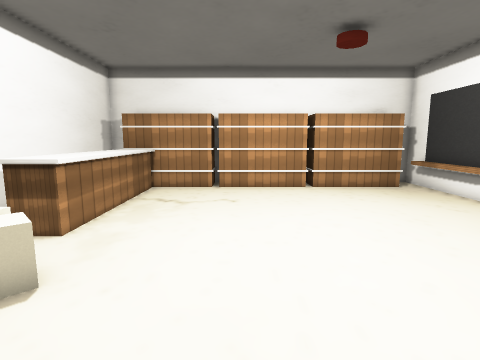
View 1 (above)

12 first-person views from a walk through a level from a Godot 3-D game. The camera is 1.3 m above the floor, tilts 8° down and sees 80° across. The floor is counted in squares, 0.5 m on a side. Each view is taken from the middle of a square. On the plan, view 1 faces up. The plan holds only what a view shows up to about 19 squares ahead; the rest is blank.

View 2
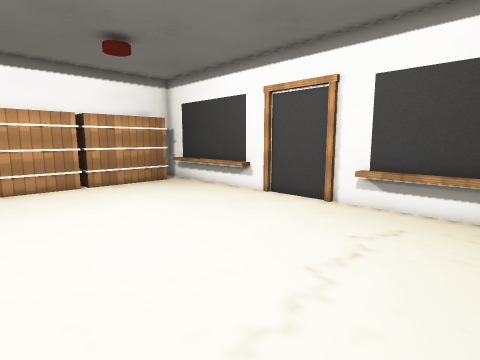

View 3
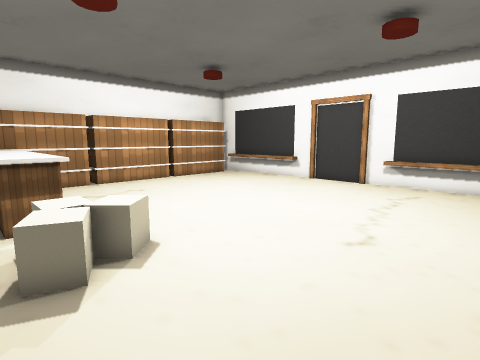

View 4
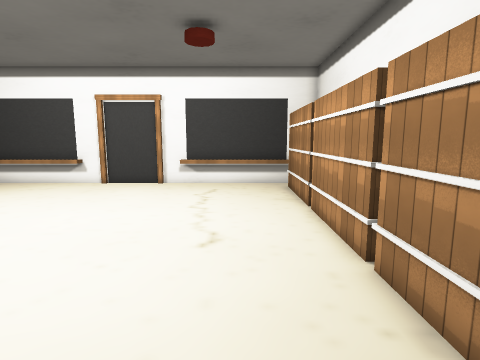

View 5
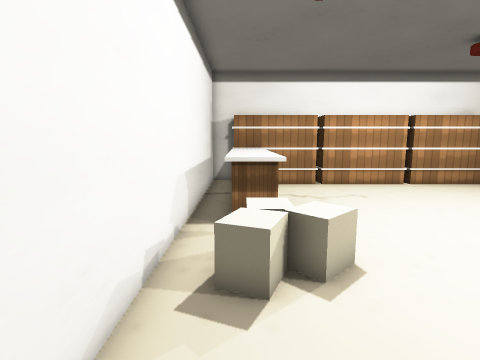

View 6
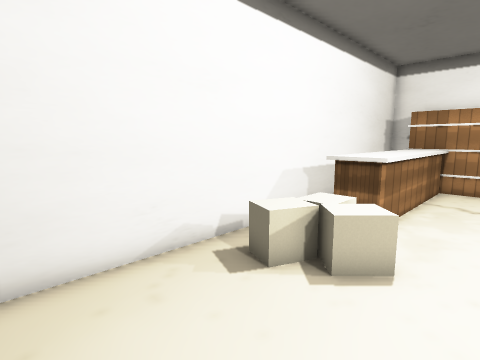

View 7
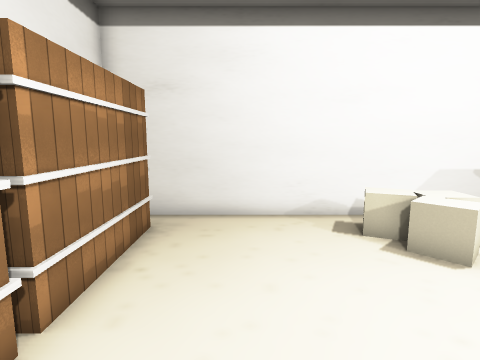

View 8
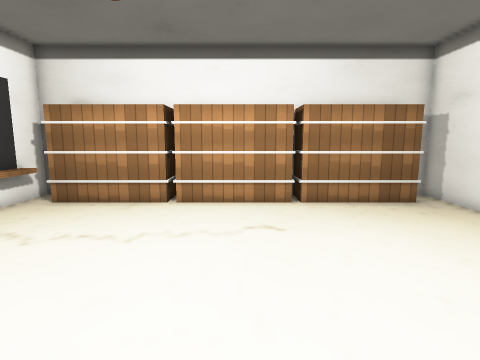

View 9
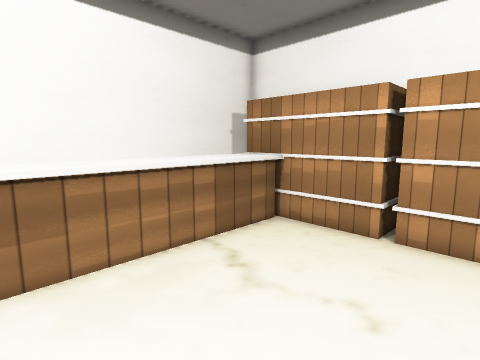

View 10
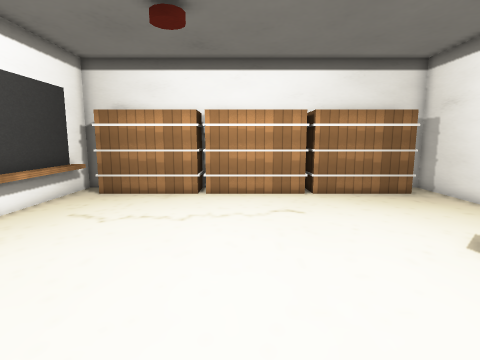

View 11
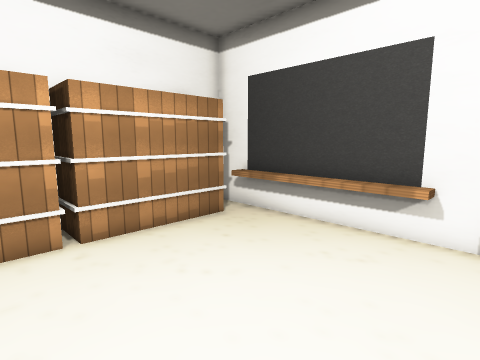

View 12
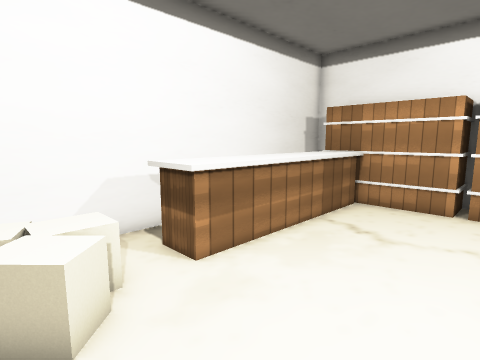

### Floor plan
Key: @ floor where view 1 was taken; # wall or solid block; . floor; = window, fence, low wall or low ledge; ^ raised ledge; B block.
Columns run from 8 left of view 1 to 10 right of it. Each row starts with its distance up from view 1.
 18 ###   ##    #
 17 #.#  ####  ###   #
 16 #.####BB####B######
 15 #.^^..............=
 14 #.^^..............=
 13 #.^^..............=
 12 #.^^..............=
 11 #.^^..............=
 10 #.^^..............#
  9 #.^^..............#
  8 #.^^..............#
  7 #.^...............#
  6 #..^..............#
  5 #.^^^.............#
  4 #.^^=.............#
  3 #.=...............#
  2 #.................=
  1 #.................=
  0 #.......@.........=
 -1 #.................=
 -2 #.................=
 -3 ######BB####B######
 -4      ####  ###    #

Positions as (right, up) in squares from view 1, and headings:
1: (0, 0), facing up
2: (-1, -1), facing up-right
3: (-7, -2), facing up-right
4: (-7, 0), facing right
5: (-6, -1), facing up
6: (-2, -1), facing up-left
7: (2, 0), facing left
8: (1, 9), facing down
9: (1, 8), facing up-left
10: (2, 11), facing down
11: (2, 8), facing up-right
12: (0, 4), facing up-left
